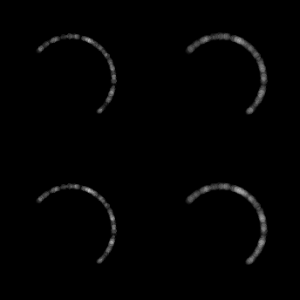

This figure's Python source:
#!/usr/bin/env python

# Demonstrate vtkPointDensityFilter with four density estimation modes:
# fixed radius volume-normalized, relative radius number-of-points,
# weighted fixed radius, and weighted relative radius, displayed as
# image slices in a 2x2 grid.

# Factory overrides
import vtkmodules.vtkInteractionStyle  # noqa: F401
import vtkmodules.vtkRenderingFreeType  # noqa: F401
import vtkmodules.vtkRenderingOpenGL2  # noqa: F401

from vtkmodules.vtkCommonCore import vtkMath
from vtkmodules.vtkCommonDataModel import (
    vtkPlane,
    vtkSphere,
)
from vtkmodules.vtkCommonSystem import vtkTimerLog
from vtkmodules.vtkFiltersCore import vtkClipPolyData
from vtkmodules.vtkFiltersGeneral import vtkRandomAttributeGenerator
from vtkmodules.vtkFiltersPoints import (
    vtkBoundedPointSource,
    vtkFitImplicitFunction,
    vtkPointDensityFilter,
)
from vtkmodules.vtkRenderingCore import (
    vtkImageSlice,
    vtkImageSliceMapper,
    vtkRenderWindow,
    vtkRenderWindowInteractor,
    vtkRenderer,
)

# Parameters
res = 100
n_pts = 1000000
math = vtkMath()
math.RandomSeed(31415)

# Bounded random point source
points = vtkBoundedPointSource()
points.SetNumberOfPoints(n_pts)
points.ProduceRandomScalarsOn()
points.ProduceCellOutputOff()
points.Update()

# Sphere implicit function
sphere = vtkSphere()
sphere.SetCenter(0.0, 0.1, 0.2)
sphere.SetRadius(0.75)

# Extract points near sphere surface
extract = vtkFitImplicitFunction()
extract.SetInputConnection(points.GetOutputPort())
extract.SetImplicitFunction(sphere)
extract.SetThreshold(0.005)
extract.GenerateVerticesOn()

# Clip with a plane
plane = vtkPlane()
plane.SetOrigin(sphere.GetCenter())
plane.SetNormal(1, 1, 1)

clipper = vtkClipPolyData()
clipper.SetInputConnection(extract.GetOutputPort())
clipper.SetClipFunction(plane)

# --- Fixed radius, volume normalized ---
timer = vtkTimerLog()

density_filter_0 = vtkPointDensityFilter()
density_filter_0.SetInputConnection(clipper.GetOutputPort())
density_filter_0.SetSampleDimensions(res, res, res)
density_filter_0.SetDensityEstimateToFixedRadius()
density_filter_0.SetRadius(0.05)
density_filter_0.SetRelativeRadius(2.5)
density_filter_0.SetDensityFormToVolumeNormalized()

timer.StartTimer()
density_filter_0.Update()
timer.StopTimer()
print("Time to compute density field: {0}".format(timer.GetElapsedTime()))
scalar_range = density_filter_0.GetOutput().GetScalarRange()

slice_mapper_0 = vtkImageSliceMapper()
slice_mapper_0.BorderOn()
slice_mapper_0.SliceAtFocalPointOn()
slice_mapper_0.SliceFacesCameraOn()
slice_mapper_0.SetInputConnection(density_filter_0.GetOutputPort())

slice_0 = vtkImageSlice()
slice_0.SetMapper(slice_mapper_0)
slice_0.GetProperty().SetColorWindow(scalar_range[1] - scalar_range[0])
slice_0.GetProperty().SetColorLevel(0.5 * (scalar_range[0] + scalar_range[1]))

# --- Relative radius, number of points ---
density_filter_1 = vtkPointDensityFilter()
density_filter_1.SetInputConnection(clipper.GetOutputPort())
density_filter_1.SetSampleDimensions(res, res, res)
density_filter_1.SetRadius(0.05)
density_filter_1.SetDensityEstimateToRelativeRadius()
density_filter_1.SetRelativeRadius(2.5)
density_filter_1.SetDensityFormToNumberOfPoints()

timer.StartTimer()
density_filter_1.Update()
timer.StopTimer()
print("Time to compute density field: {0}".format(timer.GetElapsedTime()))
scalar_range = density_filter_1.GetOutput().GetScalarRange()

slice_mapper_1 = vtkImageSliceMapper()
slice_mapper_1.BorderOn()
slice_mapper_1.SliceAtFocalPointOn()
slice_mapper_1.SliceFacesCameraOn()
slice_mapper_1.SetInputConnection(density_filter_1.GetOutputPort())

slice_1 = vtkImageSlice()
slice_1.SetMapper(slice_mapper_1)
slice_1.GetProperty().SetColorWindow(scalar_range[1] - scalar_range[0])
slice_1.GetProperty().SetColorLevel(0.5 * (scalar_range[0] + scalar_range[1]))

# --- Weighted fixed radius, volume normalized ---
weights = vtkRandomAttributeGenerator()
weights.SetInputConnection(clipper.GetOutputPort())
weights.SetMinimumComponentValue(0.25)
weights.SetMaximumComponentValue(1.75)
weights.GenerateAllDataOff()
weights.GeneratePointScalarsOn()

density_filter_2 = vtkPointDensityFilter()
density_filter_2.SetInputConnection(weights.GetOutputPort())
density_filter_2.SetSampleDimensions(res, res, res)
density_filter_2.SetDensityEstimateToFixedRadius()
density_filter_2.SetRadius(0.05)
density_filter_2.SetRelativeRadius(2.5)
density_filter_2.SetDensityFormToVolumeNormalized()
density_filter_2.ScalarWeightingOn()

timer.StartTimer()
density_filter_2.Update()
timer.StopTimer()
print("Time to compute density field: {0}".format(timer.GetElapsedTime()))
scalar_range = density_filter_2.GetOutput().GetScalarRange()

slice_mapper_2 = vtkImageSliceMapper()
slice_mapper_2.BorderOn()
slice_mapper_2.SliceAtFocalPointOn()
slice_mapper_2.SliceFacesCameraOn()
slice_mapper_2.SetInputConnection(density_filter_2.GetOutputPort())

slice_2 = vtkImageSlice()
slice_2.SetMapper(slice_mapper_2)
slice_2.GetProperty().SetColorWindow(scalar_range[1] - scalar_range[0])
slice_2.GetProperty().SetColorLevel(0.5 * (scalar_range[0] + scalar_range[1]))

# --- Weighted relative radius, number of points ---
density_filter_3 = vtkPointDensityFilter()
density_filter_3.SetInputConnection(weights.GetOutputPort())
density_filter_3.SetSampleDimensions(res, res, res)
density_filter_3.SetRadius(0.05)
density_filter_3.SetDensityEstimateToRelativeRadius()
density_filter_3.SetRelativeRadius(2.5)
density_filter_3.SetDensityFormToNumberOfPoints()
density_filter_3.ScalarWeightingOn()

timer.StartTimer()
density_filter_3.Update()
timer.StopTimer()
print("Time to compute density field: {0}".format(timer.GetElapsedTime()))
scalar_range = density_filter_3.GetOutput().GetScalarRange()

slice_mapper_3 = vtkImageSliceMapper()
slice_mapper_3.BorderOn()
slice_mapper_3.SliceAtFocalPointOn()
slice_mapper_3.SliceFacesCameraOn()
slice_mapper_3.SetInputConnection(density_filter_3.GetOutputPort())

slice_3 = vtkImageSlice()
slice_3.SetMapper(slice_mapper_3)
slice_3.GetProperty().SetColorWindow(scalar_range[1] - scalar_range[0])
slice_3.GetProperty().SetColorLevel(0.5 * (scalar_range[0] + scalar_range[1]))

# Renderers
renderer_0 = vtkRenderer()
renderer_0.SetViewport(0, 0, 0.5, 0.5)
renderer_0.AddActor(slice_0)
renderer_0.SetBackground(0, 0, 0)

renderer_1 = vtkRenderer()
renderer_1.SetViewport(0.5, 0, 1, 0.5)
renderer_1.AddActor(slice_1)
renderer_1.SetBackground(0, 0, 0)

renderer_2 = vtkRenderer()
renderer_2.SetViewport(0, 0.5, 0.5, 1)
renderer_2.AddActor(slice_2)
renderer_2.SetBackground(0, 0, 0)

renderer_3 = vtkRenderer()
renderer_3.SetViewport(0.5, 0.5, 1, 1)
renderer_3.AddActor(slice_3)
renderer_3.SetBackground(0, 0, 0)

# Window
render_window = vtkRenderWindow()
render_window.AddRenderer(renderer_0)
render_window.AddRenderer(renderer_1)
render_window.AddRenderer(renderer_2)
render_window.AddRenderer(renderer_3)
render_window.SetSize(300, 300)
render_window.SetWindowName("density filter")

# Scene
camera = renderer_0.GetActiveCamera()
camera.ParallelProjectionOn()
camera.SetFocalPoint(0, 0, 0)
camera.SetPosition(0, 0, 1)
renderer_0.ResetCamera()

renderer_1.SetActiveCamera(camera)
renderer_2.SetActiveCamera(camera)
renderer_3.SetActiveCamera(camera)

# Interactor
interactor = vtkRenderWindowInteractor()
interactor.SetRenderWindow(render_window)

interactor.Initialize()
interactor.Start()
